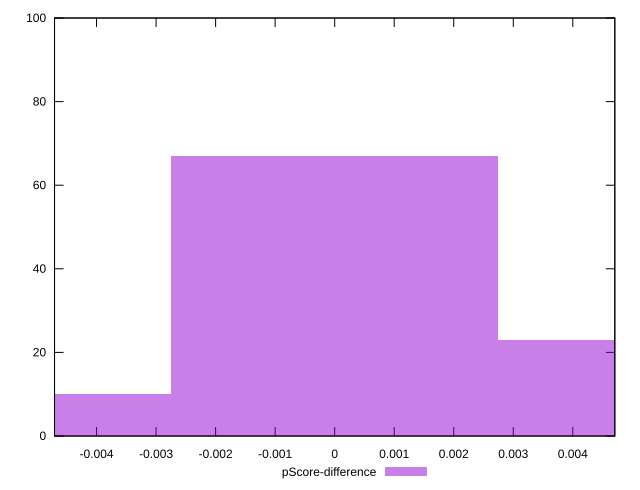

Write gnuplot code to recreate this figure.
reset

$pScoreDifference <<EOF
0 67
-0.005488709367534201 10
0.005488709367534201 23
EOF

set key outside below
set boxwidth 0.005488709367534201
set xrange [-0.004705882352941171:0.004705882352941171]
set yrange [0:100]
set trange [0:100]
set style fill transparent solid 0.5 noborder
set terminal svg size 640, 490 enhanced background rgb 'white'
set output "report_00014_2021-02-09T15:56:05.503Z/unused-javascript/samples/pages+cached+noadtech/pScore-difference/histogram.svg"

plot $pScoreDifference title "pScore-difference" with boxes

reset
